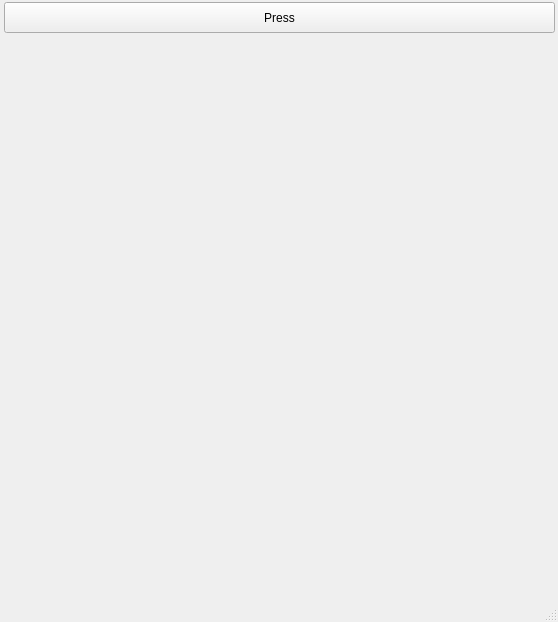
<?xml version="1.0" encoding="UTF-8"?>
<ui version="4.0">
 <class>MainWindow</class>
 <widget class="QMainWindow" name="MainWindow">
  <property name="geometry">
   <rect>
    <x>0</x>
    <y>0</y>
    <width>558</width>
    <height>622</height>
   </rect>
  </property>
  <property name="windowTitle">
   <string>MainWindow</string>
  </property>
  <widget class="QWidget" name="centralwidget">
   <widget class="QPushButton" name="pushButton">
    <property name="geometry">
     <rect>
      <x>4</x>
      <y>2</y>
      <width>551</width>
      <height>31</height>
     </rect>
    </property>
    <property name="text">
     <string>Press</string>
    </property>
   </widget>
  </widget>
  <widget class="QMenuBar" name="menubar">
   <property name="geometry">
    <rect>
     <x>0</x>
     <y>0</y>
     <width>558</width>
     <height>21</height>
    </rect>
   </property>
  </widget>
  <widget class="QStatusBar" name="statusbar"/>
 </widget>
 <resources/>
 <connections/>
</ui>
